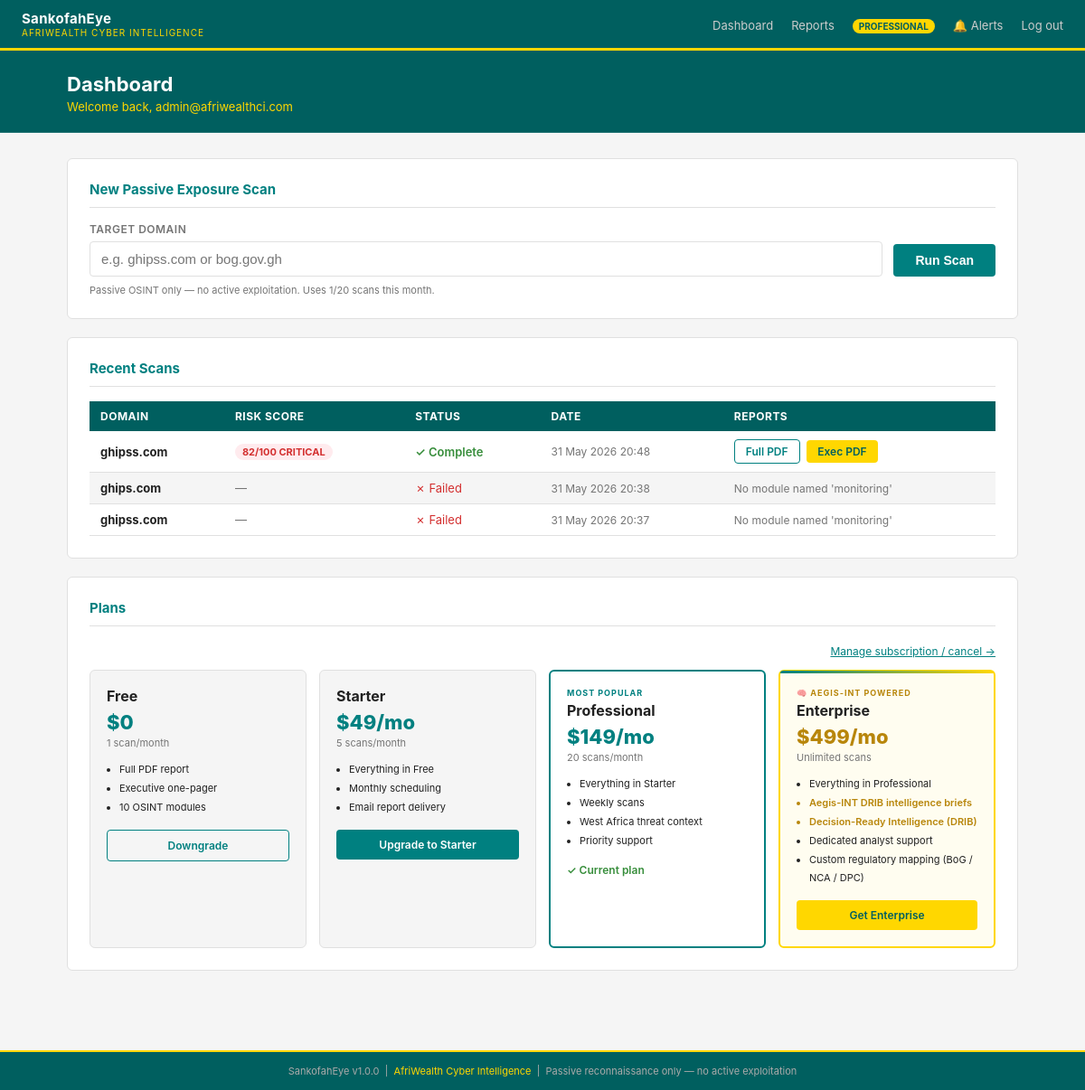
The app's page /dashboard (signed in) with its own data.
### sankofaeye_web/app.py (models this page shows, shortened)
class User(db.Model, UserMixin):
    __tablename__ = "users"
    id            = db.Column(db.Integer, primary_key=True)
    email         = db.Column(db.String(120), unique=True, nullable=False)
    password_hash = db.Column(db.String(256), nullable=False)
    plan          = db.Column(db.String(20), default="free")   # free/starter/professional
    created_at              = db.Column(db.DateTime, default=datetime.utcnow)
    stripe_customer_id      = db.Column(db.String(64),  nullable=True)
    stripe_subscription_id  = db.Column(db.String(64),  nullable=True)
    alert_email             = db.Column(db.String(255), nullable=True)
    alert_phone             = db.Column(db.String(20),  nullable=True)
    alert_channels          = db.Column(db.String(100), default="email")
    alert_webhook           = db.Column(db.String(512), nullable=True)
    scans                   = db.relationship("ScanJob", backref="user", lazy=True)
    @property
    def scan_limit(self):
        return {"free": 1, "starter": 5, "professional": 20, "enterprise": -1}.get(self.plan, 1)
    def scans_this_month(self):
        now = datetime.utcnow()
        return ScanJob.query.filter_by(user_id=self.id).filter(
            db.extract("year",  ScanJob.created_at) == now.year,
            db.extract("month", ScanJob.created_at) == now.month,
            ScanJob.status == "complete",
        ).count()

class ScanJob(db.Model):
    __tablename__ = "scan_jobs"
    id          = db.Column(db.String(36), primary_key=True, default=lambda: str(uuid.uuid4()))
    user_id     = db.Column(db.Integer, db.ForeignKey("users.id"), nullable=False)
    domain      = db.Column(db.String(255), nullable=False)
    status      = db.Column(db.String(20), default="queued")  # queued/running/complete/failed
    risk_score  = db.Column(db.Integer,  nullable=True)
    risk_rating = db.Column(db.String(20), nullable=True)
    pdf_path    = db.Column(db.String(512), nullable=True)
    exec_path   = db.Column(db.String(512), nullable=True)
    json_path   = db.Column(db.String(512), nullable=True)
    error_msg   = db.Column(db.Text, nullable=True)
    created_at  = db.Column(db.DateTime, default=datetime.utcnow)
    completed_at= db.Column(db.DateTime, nullable=True)

### sankofaeye_web/routes/scan.py (the view, shortened to what this page needs)
@scan_bp.route("/dashboard")
@login_required
def dashboard():
    ScanJob = current_app.config["SCAN_JOB_MODEL"]
    recent  = (ScanJob.query
               .filter_by(user_id=current_user.id)
               .order_by(ScanJob.created_at.desc())
               .limit(10)
               .all())
    scans_used  = current_user.scans_this_month()
    scans_limit = current_user.scan_limit
    compliance = {}
    wa_intel   = {}
    momo       = {}
    last_scan  = (ScanJob.query
                  .filter_by(user_id=current_user.id, status="complete")
                  .order_by(ScanJob.created_at.desc())
                  .first())
    if last_scan and last_scan.json_path:
        try:
            import json, os
        except Exception:
            pass
    return render_template("dashboard.html",
                           recent=recent,
                           scans_used=scans_used,
                           scans_limit=scans_limit,
                           compliance=compliance,
                           wa_intel=wa_intel,
                           momo=momo)

### sankofaeye_web/app.py (called while the page is built)
@app.context_processor
def inject_globals():
    import os
    return {
        "stripe_enabled":   bool(os.getenv("STRIPE_SECRET_KEY")),
        "stripe_pub_key":   os.getenv("STRIPE_PUBLISHABLE_KEY", ""),
        "paystack_enabled": bool(os.getenv("PAYSTACK_SECRET_KEY")),
    }

@login_manager.user_loader
def load_user(user_id):
    return User.query.get(int(user_id))

### sankofaeye_web/templates/dashboard.html (shortened to what this page needs)
{% extends "base.html" %}
{% block page_header %}
<div class="page-header">
  <div class="container">
    <h1>Dashboard</h1>
    <p>Welcome back, {{ current_user.email }}</p>
  </div>
</div>
{% endblock %}
{% block content %}
<div class="card">
  <h2>New Passive Exposure Scan</h2>
  <form method="POST" action="{{ url_for('scan.submit_scan') }}">
    <div style="display:flex; gap:12px; align-items:flex-end;">
      <div class="form-group" style="flex:1; margin-bottom:0;">
        <label>Target Domain</label>
        <input type="text" name="domain"
               placeholder="e.g. ghipss.com or bog.gov.gh"
               style="font-size:15px;">
      </div>
      <button type="submit" class="btn btn-primary"
              style="padding:10px 24px; font-size:14px;">
        Run Scan
      </button>
    </div>
    <p style="font-size:11px; color:var(--muted); margin-top:8px;">
      Passive OSINT only — no active exploitation.
      {% if scans_limit == -1 %}Unlimited scans (Enterprise).
      {% else %}Uses {{ scans_used }}/{{ scans_limit }} scans this month.{% endif %}
    </p>
  </form>
</div>
<div class="card">
  <h2>Recent Scans</h2>
  {% if recent %}
  <table>
    <thead>
      <tr>
        <th>Domain</th><th>Risk Score</th><th>Status</th><th>Date</th><th>Reports</th>
      </tr>
    </thead>
    <tbody>
      {% for job in recent %}
      <tr>
        <td><strong>{{ job.domain }}</strong></td>
        <td>
          {% if job.risk_score is not none %}
            {% set r = job.risk_rating or 'low' %}
            <span class="badge badge-{{ r }}">{{ job.risk_score }}/100 {{ r | upper }}</span>
          {% else %}<span style="color:var(--muted);">—</span>{% endif %}
        </td>
        <td>
          {% if job.status == 'complete' %}<span style="color:var(--green);font-weight:600;">✓ Complete</span>
          {% elif job.status == 'running' %}<span style="color:var(--teal);">⟳ Running</span>
          {% elif job.status == 'queued' %}<span style="color:var(--muted);">… Queued</span>
          {% else %}<span style="color:var(--red);">✗ Failed</span>{% endif %}
        </td>
        <td style="color:var(--muted);font-size:12px;">{{ job.created_at.strftime('%d %b %Y %H:%M') }}</td>
        <td>
          {% if job.status == 'complete' %}
            <a href="{{ url_for('reports.download_report', job_id=job.id, report_type='full') }}" class="btn btn-outline btn-sm">Full PDF</a>
            <a href="{{ url_for('reports.download_report', job_id=job.id, report_type='exec') }}" class="btn btn-gold btn-sm" style="margin-left:4px;">Exec PDF</a>
          {% elif job.status in ['running', 'queued'] %}
            <a href="{{ url_for('scan.scan_progress', job_id=job.id) }}" class="btn btn-outline btn-sm">View progress</a>
          {% else %}
            <span style="color:var(--muted);font-size:12px;">{{ job.error_msg or '' }}</span>
          {% endif %}
        </td>
      </tr>
      {% endfor %}
    </tbody>
  </table>
  {% else %}
  <p style="color:var(--muted);font-size:13px;text-align:center;padding:24px 0;">
    No scans yet. Enter a domain above to run your first passive exposure assessment.
  </p>
  {% endif %}
</div>
<div id="plans" class="card">
  <h2>Plans</h2>
  {% if current_user.plan != 'free' %}
  <div style="text-align:right;margin-bottom:12px;">
    <a href="{{ url_for('billing.customer_portal') }}"
       style="font-size:12px;color:var(--teal);">Manage subscription / cancel →</a>
  </div>
  {% endif %}
  <div style="display:grid;grid-template-columns:repeat(4,1fr);gap:14px;">
    {% for plan in plans %}
    {% set is_popular  = plan[3] %}
    {% set features    = plan[4] %}
    {% set plan_key    = plan[5] %}
    {% set accent      = plan[6] %}
    {% set is_current  = current_user.plan == plan_key %}
    {% set is_ent      = plan_key == 'enterprise' %}
    <div style="border:{{ '2px solid '+accent if is_popular or is_ent else '1px solid var(--border)' }};
                border-radius:6px;padding:18px;
                background:{{ '#FFFDF0' if is_ent else 'white' if is_popular else 'var(--bg)' }};
                position:relative;">
      {% if is_ent %}
      <div style="position:absolute;top:-1px;left:0;right:0;height:3px;
                  background:linear-gradient(90deg,#008080,#FFD700);
                  border-radius:6px 6px 0 0;"></div>
      <div style="font-size:9px;font-weight:700;color:#B8860B;text-transform:uppercase;
                  letter-spacing:1px;margin-bottom:4px;">🧠 Aegis-INT Powered</div>
      {% elif is_popular %}
      <div style="font-size:9px;font-weight:700;color:var(--teal);text-transform:uppercase;
                  letter-spacing:1px;margin-bottom:4px;">Most Popular</div>
      {% endif %}
      <div style="font-size:16px;font-weight:700;color:var(--text);">{{ plan[0] }}</div>
      <div style="font-size:22px;font-weight:800;
                  color:{{ '#B8860B' if is_ent else 'var(--teal)' }};
                  margin:6px 0 3px;">{{ plan[1] }}</div>
      <div style="font-size:11px;color:var(--muted);margin-bottom:12px;">{{ plan[2] }}</div>
      <ul style="font-size:11px;color:var(--text);padding-left:14px;line-height:1.9;margin-bottom:14px;">
        {% for f in features %}
        <li {% if 'Aegis' in f or 'DRIB' in f %}style="color:#B8860B;font-weight:600;"{% endif %}>
          {{ f }}
        </li>
        {% endfor %}
      </ul>
      {% if is_current %}
        <div style="font-size:12px;font-weight:600;color:var(--green);">✓ Current plan</div>
      {% elif plan_key == 'free' %}
        <a href="{{ url_for('billing.customer_portal') }}"
           class="btn btn-outline"
           style="width:100%;text-align:center;display:block;font-size:12px;">Downgrade</a>
      {% elif paystack_enabled or stripe_enabled %}
        <a href="{{ url_for('billing.checkout', plan=plan_key) }}"
           class="btn"
           style="width:100%;text-align:center;display:block;font-size:12px;
                  background:{{ '#FFD700' if is_ent else '#008080' }};
                  color:{{ '#005F5F' if is_ent else 'white' }};">
          {{ 'Get Enterprise' if is_ent else 'Upgrade to '+plan[0] }}
        </a>
      {% endif %}
    </div>
    {% endfor %}
  </div>
</div>
{% endblock %}

### sankofaeye_web/templates/base.html (shortened to what this page needs)
<!DOCTYPE html>
<html lang="en">
<head>
</head>
<body>
<nav>
  <a href="{% if current_user.is_authenticated %}{{ url_for('scan.dashboard') }}{% else %}{{ url_for('auth.login') }}{% endif %}" class="brand">
    <div>
      <div class="brand-name">SankofahEye</div>
      <div class="brand-sub">AfriWealth Cyber Intelligence</div>
    </div>
  </a>
  {% if current_user.is_authenticated %}
  <ul class="nav-links">
    <li><a href="{{ url_for('scan.dashboard') }}">Dashboard</a></li>
    <li><a href="{{ url_for('reports.list_reports') }}">Reports</a></li>
    <li><span class="plan-badge">{{ current_user.plan }}</span></li>
    <li><a href="{{ url_for('tracker.alert_settings') }}">🔔 Alerts</a></li>
    <li><a href="{{ url_for('auth.logout') }}">Log out</a></li>
  </ul>
  {% endif %}
</nav>
{% block page_header %}{% endblock %}
<div class="container">
  <div class="content">
    {% block content %}{% endblock %}
  </div>
</div>
<footer>
  SankofahEye v1.0.0 &nbsp;|&nbsp; <a href="https://afriwealthci.com">AfriWealth Cyber Intelligence</a>
  &nbsp;|&nbsp; Passive reconnaissance only — no active exploitation
</footer>
</body>
</html>

### sankofaeye_web/templates/base.html (style rules this page uses)
:root { --teal: #008080; --teal-dk: #005F5F; --gold: #FFD700; --red: #D32F2F; --orange: #F57C00; --amber: #FBC02D; --green: #388E3C; --bg: #F5F5F5; --white: #FFFFFF; --text: #212121; --muted: #757575; --border: #E0E0E0; }
* { box-sizing: border-box; margin: 0; padding: 0; }
body { font-family: -apple-system, BlinkMacSystemFont, "Segoe UI", Roboto, sans-serif; background: var(--bg); color: var(--text); min-height: 100vh; }
nav { background: var(--teal-dk); border-bottom: 3px solid var(--gold); padding: 0 24px; display: flex; align-items: center; justify-content: space-between; height: 56px; }
nav .brand { display: flex; align-items: center; gap: 10px; text-decoration: none; }
nav .brand-name { font-size: 15px; font-weight: 700; color: var(--white); letter-spacing: 0.3px; }
nav .brand-sub { font-size: 10px; color: var(--gold); letter-spacing: 1px; text-transform: uppercase; }
nav .nav-links { display: flex; align-items: center; gap: 20px; list-style: none; }
nav .nav-links a { color: #ccc; text-decoration: none; font-size: 13px; transition: color 0.15s; }
nav .nav-links .plan-badge { background: var(--gold); color: var(--teal-dk); font-size: 10px; font-weight: 700; padding: 2px 7px; border-radius: 10px; text-transform: uppercase; }
.container { max-width: 1100px; margin: 0 auto; padding: 0 24px; }
.page-header { background: var(--teal-dk); padding: 24px 0 20px; border-bottom: 1px solid rgba(255,255,255,0.1); }
.page-header h1 { color: var(--white); font-size: 22px; font-weight: 700; }
.page-header p { color: var(--gold); font-size: 13px; margin-top: 4px; }
.content { padding: 28px 0; }
.card { background: var(--white); border: 1px solid var(--border); border-radius: 6px; padding: 24px; margin-bottom: 20px; }
.card h2 { font-size: 15px; color: var(--teal); margin-bottom: 16px; padding-bottom: 10px; border-bottom: 1px solid var(--border); }
.btn { display: inline-block; padding: 9px 18px; border-radius: 4px; font-size: 13px; font-weight: 600; text-decoration: none; cursor: pointer; border: none; transition: opacity 0.15s; }
.btn-primary { background: var(--teal); color: var(--white); }
.btn-gold { background: var(--gold); color: var(--teal-dk); }
.btn-outline { background: transparent; border: 1px solid var(--teal); color: var(--teal); }
.btn-sm { padding: 5px 12px; font-size: 12px; }
.form-group { margin-bottom: 16px; }
.form-group label { display: block; font-size: 12px; font-weight: 600; color: var(--muted); text-transform: uppercase; letter-spacing: 0.5px; margin-bottom: 6px; }
.form-group input { width: 100%; padding: 10px 12px; border: 1px solid var(--border); border-radius: 4px; font-size: 14px; transition: border-color 0.15s; }
table { width: 100%; border-collapse: collapse; font-size: 13px; }
th { background: var(--teal-dk); color: var(--white); padding: 9px 12px; text-align: left; font-size: 12px; text-transform: uppercase; letter-spacing: 0.5px; }
td { padding: 9px 12px; border-bottom: 1px solid var(--border); }
tr:nth-child(even) td { background: var(--bg); }
.badge { display: inline-block; padding: 2px 8px; border-radius: 10px; font-size: 11px; font-weight: 700; text-transform: uppercase; }
.badge-critical { background: #FFEBEE; color: var(--red); }
footer { background: var(--teal-dk); border-top: 2px solid var(--gold); padding: 14px 24px; text-align: center; font-size: 11px; color: #aaa; margin-top: 40px; }
footer a { color: var(--gold); text-decoration: none; }

### records on screen
User: plan "PROFESSIONAL", email "admin@afriwealthci.com"
ScanJob: domain "ghipss.com", risk_score "82", risk_rating "CRITICAL", status "✓ Complete", created_at "31 May 2026 20:48"
ScanJob: domain "ghips.com", status "✗ Failed", created_at "31 May 2026 20:38", error_msg "No module named 'monitoring'"
ScanJob: domain "ghipss.com", status "✗ Failed", created_at "31 May 2026 20:37", error_msg "No module named 'monitoring'"

### other values on screen
{{ scans_used }} "1"
{{ scans_limit }} "20"
{{ plan[0] }} "Free" "Starter" "Professional" "Enterprise"
{{ plan[1] }} "$0" "$49/mo" "$149/mo" "$499/mo"
{{ plan[2] }} "1 scan/month" "5 scans/month" "20 scans/month" "Unlimited scans"
{{ f }} "Full PDF report" "Executive one-pager" "10 OSINT modules" "Everything in Free" "Monthly scheduling" "Email report delivery" "Everything in Starter" "Weekly scans" "West Africa threat context" "Priority support" "Everything in Professional" "Aegis-INT DRIB intelligence briefs" "Decision-Ready Intelligence (DRIB)" "Dedicated analyst support" "Custom regulatory mapping (BoG / NCA / DPC)"
{{ 'Get Enterprise' if is_ent else 'Upgrade to '+plan[0] }} "Upgrade to Starter" "Get Enterprise"
